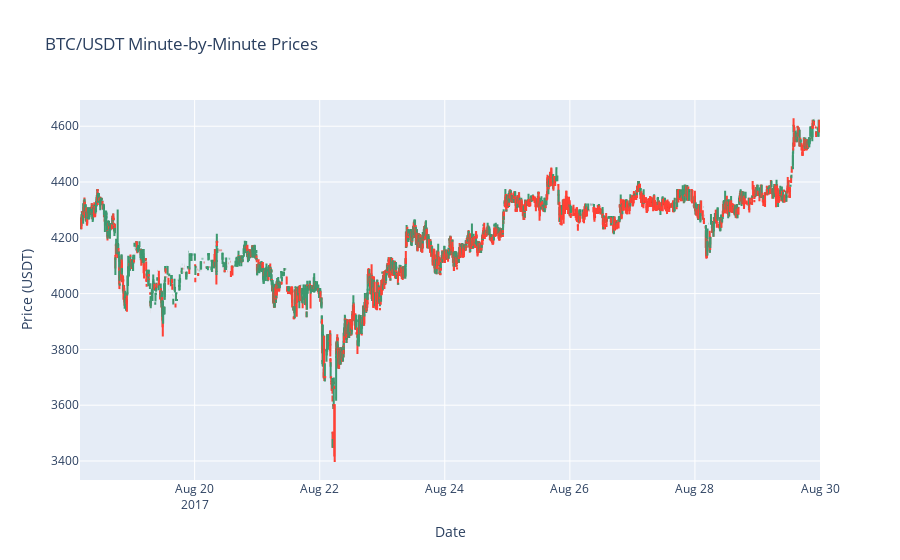

Notebook code for this chart:
### Code cell
plot_chart(filtered_data,'BTC/USDT Minute-by-Minute Prices').show()

### Figure 1 — Plotly figure (JSON) as saved in the notebook; plotly's stock layout.template omitted (floating-point values rounded to 4 significant figures; data arrays with more than 128 entries replaced by an {"elided": "..."} marker saying what was removed)
{"data": [{"close": {"elided": "17039 float values"}, "high": {"elided": "17039 float values"}, "low": {"elided": "17039 float values"}, "open": {"elided": "17039 float values"}, "type": "candlestick", "x": {"elided": "17039 str values"}}], "layout": {"title": {"text": "BTC/USDT Minute-by-Minute Prices"}, "xaxis": {"rangeslider": {"visible": false}, "title": {"text": "Date"}}, "yaxis": {"title": {"text": "Price (USDT)"}}}}
